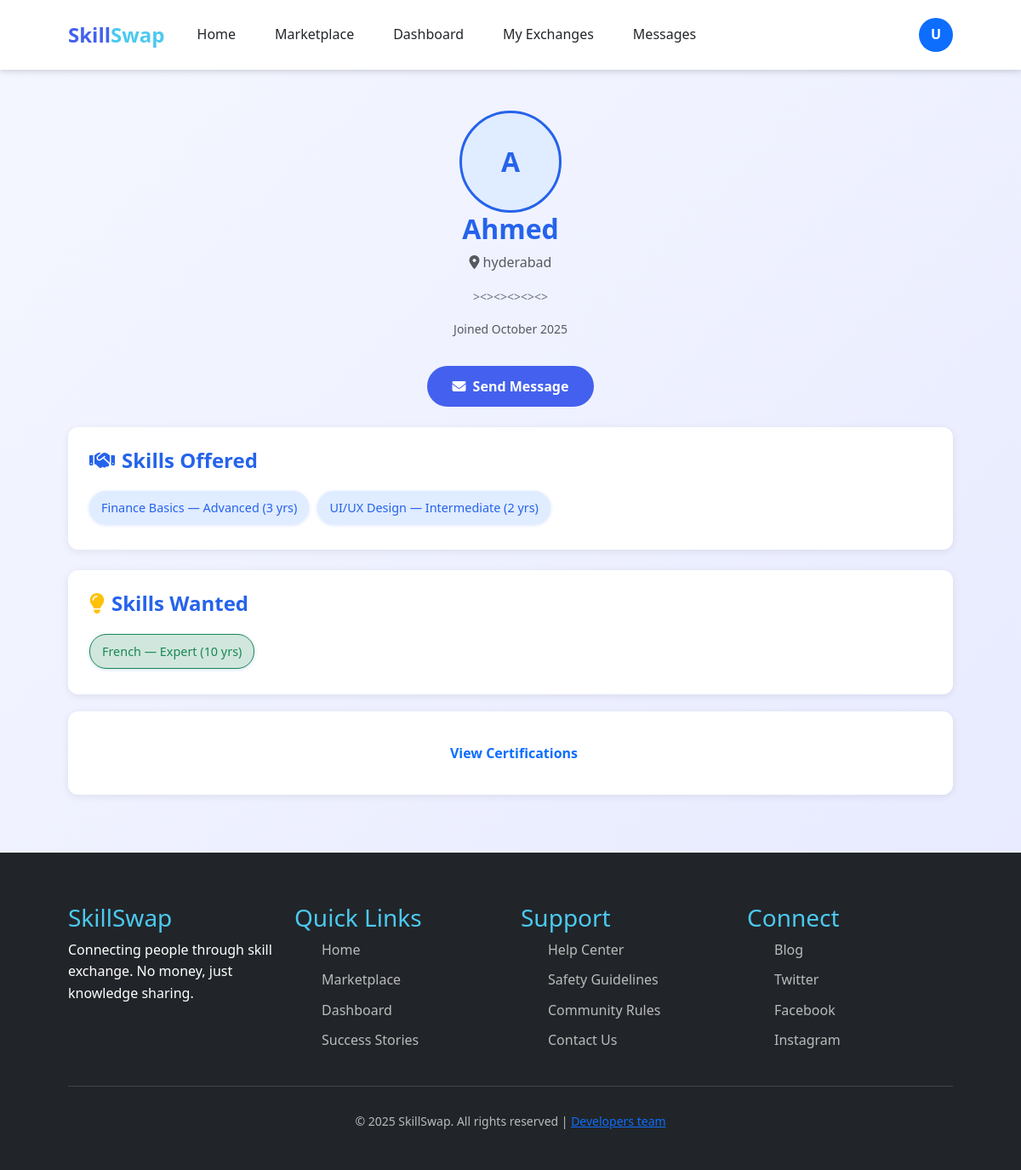
The page /profile/1/ (signed in) on the database its author committed.
### main/models.py (models this page shows, shortened)
class UserProfile(models.Model):
    user = models.OneToOneField(User, on_delete=models.CASCADE)
    full_name = models.CharField(max_length=150)
    bio = models.TextField()
    location = models.CharField(max_length=100)
    certifications = models.FileField(
        upload_to="certifications/", blank=True, null=True
    )
    created_at = models.DateTimeField(auto_now_add=True)

class UserSkill(models.Model):
    SKILL_ROLE = (
        ("offer", "Can Offer"),
        ("seek", "Looking For"),
    )
    PROFICIENCY_CHOICES = [
        ("beginner", "Beginner"),
        ("intermediate", "Intermediate"),
        ("advanced", "Advanced"),
        ("expert", "Expert"),
    ]
    user = models.ForeignKey(User, on_delete=models.CASCADE)
    skill = models.ForeignKey(Skill, on_delete=models.CASCADE)
    role = models.CharField(max_length=10, choices=SKILL_ROLE, default="offer")
    proficiency = models.CharField(
        max_length=20, choices=PROFICIENCY_CHOICES, default="beginner"
    )
    experience_years = models.PositiveIntegerField(default=0)
    class Meta:
        unique_together = ("user", "skill", "role")
        indexes = [
            models.Index(fields=["role"]),
            models.Index(fields=["proficiency"]),
            models.Index(fields=["user", "role"]),
        ]

class Skill(models.Model):
    name = models.CharField(max_length=100, unique=True)
    category = models.ForeignKey(
        Category,
        on_delete=models.SET_NULL,
        null=True,
        blank=True,
        related_name="skills",
    )

### main/views.py (the view)
# urls.py: path("profile/<int:user_id>/", views.profile_view, name="profile"),
@login_required
def profile_view(request, user_id):
    user = get_object_or_404(User, id=user_id)
    try:
        profile = UserProfile.objects.select_related("user").get(user=user)
    except UserProfile.DoesNotExist:
        if request.user == user:
            return redirect("create_profile")
        else:
            return render(request, "profile_not_found.html", {"profile_user": user})
    offered_skills = UserSkill.objects.filter(user=user, role="offer").select_related(
        "skill"
    )
    wanted_skills = UserSkill.objects.filter(user=user, role="seek").select_related(
        "skill"
    )
    context = {
        "profile_user": user,
        "profile": profile,
        "offered_skills": offered_skills,
        "wanted_skills": wanted_skills,
    }
    return render(request, "profile.html", context)

### main/templates/profile.html (shortened to what this page needs)
{% extends "base.html" %}
{% load static %}
{% block content %}
<section class="py-5">
    <div class="container">
        <div class="profile-header d-flex flex-column align-items-center mb-4">
            <div class="profile-avatar">
                {% if profile.avatar %}
                    <img src="{{ profile.avatar.url }}" alt="Profile Picture" class="avatar-img">
                {% else %}
                    <div class="avatar-placeholder">
                        {{ profile_user.username|first|upper }}
                    </div>
                {% endif %}
            </div>
            <h2>{{ profile.full_name|default:profile_user.username }}</h2>
            {% if profile.location %}
                <p class="text-muted"><i class="fa-solid fa-location-dot me-1"></i>{{ profile.location }}</p>
            {% endif %}
            {% if profile.bio %}
                <p class="text-secondary small">{{ profile.bio }}</p>
            {% endif %}
            <p class="text-muted small">Joined {{ profile_user.date_joined|date:"F Y" }}</p>
            {% if user.is_authenticated and user != profile_user %}
            <div class="mt-3">
                <a href="{% url 'conversation' profile_user.id %}" class="btn btn-primary">
                    <i class="fas fa-envelope me-2"></i>Send Message
                </a>
            </div>
            {% endif %}
        </div>
        <div class="profile-card skill-section">
            <div class="d-flex justify-content-between align-items-center">
                <h4 class="mb-0">
                    <i class="fa-solid fa-handshake me-2"></i>Skills Offered
                </h4>
            </div>
            <div class="mt-3">
                {% if offered_skills %}
                    {% for skill in offered_skills %}
                        <span class="skill-badge">
                            {{ skill.skill.name }}
                            {% if skill.proficiency %} — {{ skill.proficiency|title }}{% endif %}
                            {% if skill.experience_years %} ({{ skill.experience_years }} yrs){% endif %}
                        </span>
                    {% endfor %}
                {% else %}
                    <p class="text-muted mb-0">No offered skills yet.</p>
                {% endif %}
            </div>
        </div>
        <div class="profile-card skill-section mt-4">
            <div class="d-flex justify-content-between align-items-center">
                <h4 class="mb-0">
                    <i class="fa-solid fa-lightbulb me-2 text-warning"></i>Skills Wanted
                </h4>
            </div>
            <div class="mt-3">
                {% if wanted_skills %}
                    {% for skill in wanted_skills %}
                        <span class="skill-badge bg-success-subtle text-success border border-success">
                            {{ skill.skill.name }}
                            {% if skill.proficiency %} — {{ skill.proficiency|title }}{% endif %}
                            {% if skill.experience_years %} ({{ skill.experience_years }} yrs){% endif %}
                        </span>
                    {% endfor %}
                {% else %}
                    <p class="text-muted mb-0">No wanted skills yet.</p>
                {% endif %}
            </div>
        </div>
        {% if profile.certifications %}
            <div class="profile-card text-center">
                <a href="{{ profile.certifications.url }}" class="btn btn-outline-primary" target="_blank">
                    View Certifications
                </a>
            </div>
        {% endif %}
    </div>
</section>
{% endblock %}

### main/templates/base.html (shortened to what this page needs)
{% load static %}
<!DOCTYPE html>
<html lang="en">
<head>
    <link rel="stylesheet" href="https://cdn.jsdelivr.net/npm/bootstrap@5.3.0/dist/css/bootstrap.min.css">
    <link rel="stylesheet" href="https://cdnjs.cloudflare.com/ajax/libs/font-awesome/6.4.0/css/all.min.css">
    <link rel="stylesheet" href="{% static 'css/style.css' %}">
</head>
<body>
    <header>
  <nav class="navbar navbar-expand-lg navbar-light bg-white shadow-sm">
    <div class="container">
      <a class="logo" href="{% url 'index' %}">
        Skill<span>Swap</span>
      </a>
      <div class="collapse navbar-collapse" id="navbarNav">
        <ul class="navbar-nav me-auto nav-links">
          <li class="nav-item">
            <a class="nav-link {% if request.resolver_match.url_name == 'index' %}active{% endif %}" href="{% url 'index' %}">Home</a>
          </li>
          <li class="nav-item">
            <a class="nav-link {% if request.resolver_match.url_name == 'marketplace' %}active{% endif %}" href="{% url 'marketplace' %}">Marketplace</a>
          </li>
          {% if user.is_staff %}
          <li class="nav-item">
            <a class="nav-link {% if request.resolver_match.url_name == 'admin_dashboard' %}active{% endif %}" href="{% url 'admin_dashboard' %}">Admin Dashboard</a>
          </li>
          {% else %}
          <li class="nav-item">
            <a class="nav-link {% if request.resolver_match.url_name == 'dashboard' %}active{% endif %}" href="{% url 'dashboard' %}">Dashboard</a>
          </li>
          {% endif %}
          {% if user.is_authenticated %}
          <li class="nav-item">
            <a class="nav-link {% if request.resolver_match.url_name == 'exchanges' %}active{% endif %}" href="{% url 'exchanges' %}">My Exchanges</a>
          </li>
          <li class="nav-item">
            <a class="nav-link {% if request.resolver_match.url_name == 'messages' or request.resolver_match.url_name == 'conversation' %}active{% endif %}" href="{% url 'messages' %}">
              Messages
            </a>
          </li>
          {% endif %}
        </ul>
        <div class="d-flex align-items-center">
          {% if user.is_authenticated %}
            <div class="dropdown">
              <a href="#" class="d-flex align-items-center text-decoration-none dropdown-toggle" id="userDropdown" data-bs-toggle="dropdown" aria-expanded="false">
                <div class="rounded-circle bg-primary text-white d-flex justify-content-center align-items-center" style="width:40px; height:40px; font-weight:600;">
                  {% if user.first_name %}
                    {{ user.first_name|slice:":1"|upper }}
                  {% else %}
                    {{ user.username|slice:":1"|upper }}
                  {% endif %}
                </div>
              </a>
            </div>
          {% else %}
            <a href="{% url 'login' %}" class="btn btn-outline me-2">Log In</a>
            <a href="{% url 'signup' %}" class="btn btn-primary">Register</a>
          {% endif %}
        </div>
      </div>
    </div>
  </nav>
</header>
    <main>
        {% block content %}
        {% endblock content %}
    </main>
    <footer>
        <div class="container">
            <div class="row">
                <div class="col-lg-3 col-md-6 mb-4">
                    <h3>SkillSwap</h3>
                    <p>Connecting people through skill exchange. No money, just knowledge sharing.</p>
                </div>
                <div class="col-lg-3 col-md-6 mb-4">
                    <h3>Quick Links</h3>
                    <ul class="footer-links">
                        <li><a href="{% url 'index' %}">Home</a></li>
                        <li><a href="{% url 'marketplace' %}">Marketplace</a></li>
                        <li><a href="{% url 'dashboard' %}">Dashboard</a></li>
                        <li><a href="#">Success Stories</a></li>
                    </ul>
                </div>
                <div class="col-lg-3 col-md-6 mb-4">
                    <h3>Support</h3>
                    <ul class="footer-links">
                        <li><a href="#">Help Center</a></li>
                        <li><a href="#">Safety Guidelines</a></li>
                        <li><a href="#">Community Rules</a></li>
                        <li><a href="#">Contact Us</a></li>
                    </ul>
                </div>
                <div class="col-lg-3 col-md-6 mb-4">
                    <h3>Connect</h3>
                    <ul class="footer-links">
                        <li><a href="#">Blog</a></li>
                        <li><a href="#">Twitter</a></li>
                        <li><a href="#">Facebook</a></li>
                        <li><a href="#">Instagram</a></li>
                    </ul>
                </div>
            </div>
            <div class="copyright text-center">
                <p>&copy; 2025 SkillSwap. All rights reserved | <a class="secondary-link link-underline-opacity-0" href="{% url "devteam" %}">Developers team</a></p>
            </div>
        </div>
    </footer>
</body>
</html>

### main/static/css/style.css (style rules this page uses)
* { margin: 0; padding: 0; box-sizing: border-box; font-family: 'Segoe UI', Tahoma, Geneva, Verdana, sans-serif; }
:root { --primary: #4361ee; --secondary: #3a0ca3; --accent: #4cc9f0; --magic: #b5179e; --light: #f8f9fa; --dark: #212529; --success: #4bb543; --warning: #ff9e00; --error: #e63946; --gray-light: #e1e5ee; --gray-medium: #6c757d; --gray-dark: #495057; }
body { background: linear-gradient(135deg, #f5f7ff 0%, #e6e9ff 100%); color: var(--dark); line-height: 1.6; min-height: 100vh; display: flex; flex-direction: column; }
.container { width: 90%; max-width: 1200px; margin: 0 auto; padding: 0 20px; }
.btn { display: inline-block; padding: 12px 30px; border-radius: 50px; text-decoration: none; font-weight: 600; transition: all 0.3s ease; cursor: pointer; border: none; font-size: 16px; text-align: center; }
.btn-primary { background: var(--primary); color: white; }
header { background: white; box-shadow: 0 2px 10px rgba(0,0,0,0.1); position: sticky; top: 0; z-index: 1000; }
.navbar { display: flex !important; justify-content: space-between !important; align-items: center !important; padding: 20px 0 !important; }
.logo { display: flex; align-items: center; font-size: 24px; font-weight: 700; color: var(--primary); text-decoration: none; }
.logo span { color: var(--accent); }
.nav-links { display: flex; list-style: none; }
.nav-links li { margin-left: 30px; }
.nav-links a { text-decoration: none; color: var(--dark); font-weight: 500; transition: color 0.3s; }
footer { background: var(--dark); color: white; padding: 60px 0 30px; margin-top: auto; }
.footer-links { list-style: none; }
.footer-links li { margin-bottom: 10px; }
.footer-links a { color: #bbb; text-decoration: none; transition: color 0.3s; }
.copyright { text-align: center; padding-top: 30px; border-top: 1px solid #444; color: #bbb; font-size: 14px; }
.text-center { text-align: center; }
footer>.container>.row>div>h3 { color: #4cc9f0; }

### main/templates/profile.html (style rules this page uses)
body { background-color: #f8fafc; color: #1e293b; }
.profile-header { text-align: center; margin-bottom: 2rem; }
.profile-avatar { width: 120px; height: 120px; border-radius: 50%; overflow: hidden; position: relative; display: flex; align-items: center; justify-content: center; background-color: #e0ecff; border: 3px solid #2563eb; }
.avatar-placeholder { font-size: 2rem; font-weight: 600; color: #2563eb; text-transform: uppercase; display: flex; align-items: center; justify-content: center; width: 100%; height: 100%; }
.profile-header h2 { color: #2563eb; font-weight: 700; }
.profile-card { background: white; border-radius: 12px; box-shadow: 0 2px 10px rgba(0, 0, 0, 0.08); padding: 25px; margin-bottom: 20px; }
.skill-section h4 { color: #2563eb; font-weight: 600; margin-bottom: 15px; }
.skill-badge { display: inline-block; background: #e0ecff; color: #2563eb; border-radius: 20px; padding: 8px 14px; margin: 5px 6px 5px 0; font-size: 0.9rem; box-shadow: 0 1px 4px rgba(37, 99, 235, 0.2); transition: all 0.2s ease; }

### main/templates/base.html (style rules this page uses)
.dropdown-toggle::after { display: none !important; }

### rows shown on the page
UserProfile: full_name "Ahmed", location "hyderabad", bio "><><><><><>"
UserSkill: skill.name "Finance Basics", proficiency "Advanced", experience_years "3"
UserSkill: skill.name "UI/UX Design", proficiency "Intermediate", experience_years "2"
UserSkill: skill.name "French", proficiency "Expert", experience_years "10"

### other values the page prints
{{ user.username|slice:":1"|upper }} "U"
{{ profile_user.username|first|upper }} "A"
{{ profile_user.date_joined|date:"F Y" }} "October 2025"
